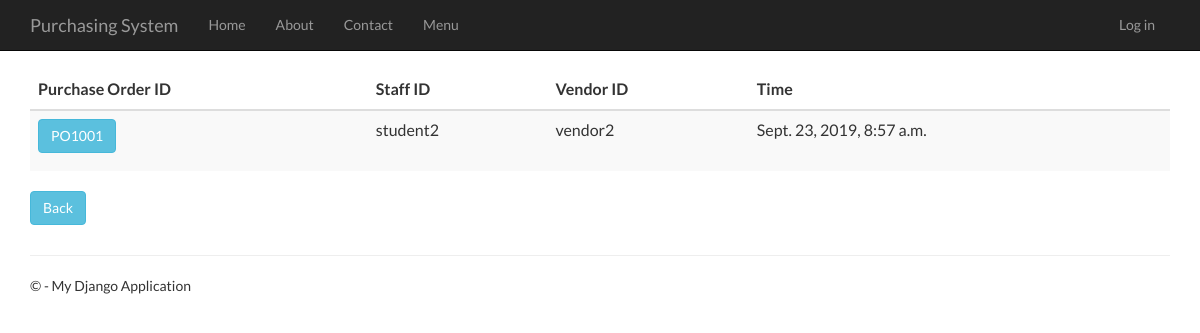
Screenshot of /purchaseorderhistory with the database file from the repository.
### PurchaseOrder/models.py (models this page shows, shortened)
class PurchaseOrder(models.Model):
    purchase_order_id = models.CharField(primary_key=True, max_length=10)
    shipping_instructions = models.TextField()
    time_created = models.DateTimeField()
    description = models.TextField(null=True,default=None, blank=True)
    total_price = models.DecimalField(max_digits=10, decimal_places=2, default=Decimal('0.00'))
    person_id = models.ForeignKey(Person)
    vendor_id = models.ForeignKey(Vendor)
    quotation_id = models.OneToOneField(Quotation)

### app/models.py (models this page shows, shortened)
class Person(models.Model):
    user_id = models.OneToOneField(User)
    person_id = models.CharField(primary_key=True, max_length=10)
    person_name = models.TextField()
    person_address = models.TextField()
    person_phone_number = models.TextField()
    person_role = models.TextField(default = 'MANAGER')

class Vendor(models.Model):
    vendor_id = models.CharField(primary_key=True, max_length=10)
    vendor_name = models.TextField()
    vendor_phone_number = models.TextField()
    vendor_address = models.TextField()
    vendor_email = models.TextField()
    def __str__(self):
        return str(self.vendor_id)

### PurchaseOrder/views.py (the view)
# urls.py: url(r'^purchaseorderhistory', PurchaseOrder.views.purchaseorderhistory, name="purchase_order_history"),
def purchaseorderhistory(request):
    purchase_orders = PurchaseOrder.objects.all()
    context = {
            'title':'Purchase Order History',
            'rows':purchase_orders
        }
    return render(request,'PurchaseOrder/purchaseorderhistory.html',context)

### PurchaseOrder/templates/PurchaseOrder/purchaseorderhistory.html
{% extends "app/layout.html" %}
{% block content %}
<div class="purcahseorderhistory margintop" >
    <form action="purchaseorderhistorydetails" method="GET">
        <table class="table table-striped margintop">
          <thead>
            <tr>
              <th scope="col" class="fontlabel">Purchase Order ID</th>
              <th scope="col" class="fontlabel">Staff ID</th>
              <th scope="col" class="fontlabel">Vendor ID</th>
              <th scope="col" class="fontlabel">Time</th>
            </tr>
          </thead>
          <tbody>
              {% for r in rows %}
            <tr>
                 <td><button type="submit" name="po_id" value="{{r.purchase_order_id}}" class="btn btn-info" >{{r.purchase_order_id}}</button></td>
                 <td>{{r.person_id.person_id}}</td>
                 <td>{{r.vendor_id}}</td>
                 <td>{{r.time_created}}</td>
            </tr>
              {% endfor %}
          </tbody>
        </table>
    </form>
    <form action="menu">
        <div class="margintop">
            <button type="submit" class="btn btn-info" >Back</button>
        </div>
    </form>
</div>
{% endblock %}

### app/static/app/content/site.css (style rules this page uses)
body { padding-top: 50px; padding-bottom: 20px; }

### rows the page displays
PurchaseOrder: purchase_order_id "PO1001", person_id.person_id "student2", vendor_id "vendor2", time_created "Sept. 23, 2019, 8:57 a.m."
